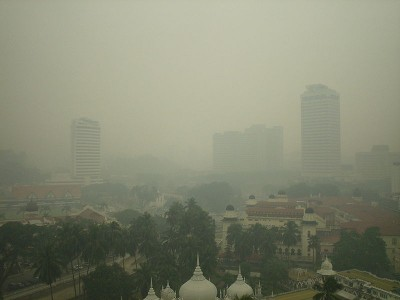
#> input picture testimg/Haze.jpg, 400 x 300 px, found by its file name
$ python HIP.py
#> lines starting #> are read from the running program, lines starting #| are printed output that depends on the picture
import cv2
import numpy as np
import matplotlib.pyplot as plt
from scipy.spatial import cKDTree
from sklearn.cluster import MiniBatchKMeans

def get_atmospheric_light(img, patch_size=15):
    """
    步骤 1：估算大气光 A 就是和暗通道先验一样计算也是取得前0.1%的像素
    """
    min_channel = np.min(img, axis=2)
    kernel = cv2.getStructuringElement(cv2.MORPH_RECT, (patch_size, patch_size))
    dark_channel = cv2.erode(min_channel, kernel)

    h, w = dark_channel.shape
    num_pixels = int(max(h * w * 0.001, 1))

    flat_dark = dark_channel.flatten()
    indices = np.argsort(flat_dark)[-num_pixels:]

    A = np.zeros(3)
    for idx in indices:
        r, c = divmod(idx, w)
        A = np.maximum(A, img[r, c, :])
    return A

def get_transmission_haze_line(img, A, num_clusters=500):
    """步骤 2 & 3：提取雾线并估算透射率"""
    h, w, c = img.shape
    # 1. 坐标系平移：将大气光 A 作为坐标系原点
    # 这样所有属于同一类物体的像素，在空间中就会形成一条从原点出发的射线
    I_A = img - A

    # 2.计算每个像素rgb的模长，r 代表像素受雾气影响的程度，r 越大说明颜色越纯，雾越少
    r = np.linalg.norm(I_A, axis=2)#线性代数工具箱的求模长
    r_flat = r.flatten() #做成一维数组

    # 防止除以零，设定一个极小的下限
    r_safe = np.maximum(r, 1e-6) #防止后续除以0

    # 计算方向向量 (剔除长度，只保留方向，即球面上的点)
    unit_vectors = I_A / r_safe[:, :, np.newaxis]
    unit_vectors_flat = unit_vectors.reshape(-1, 3)

    # 3. 寻找雾线：聚类 (K-Means)
    # 为了极速运算，我们只随机抽样 10000 个点来寻找这 500 根雾线 (聚类中心)
    sample_indices = np.random.choice(len(unit_vectors_flat), 10000, replace=False)#随机抽取
    samples = unit_vectors_flat[sample_indices]#抽取的1000个点的方向坐标拿到手

    # 使用 MiniBatchKMeans 进行高速聚类，使用机器学习算法快速聚类
    kmeans = MiniBatchKMeans(n_clusters=num_clusters, n_init=3, random_state=42)
    kmeans.fit(samples)
    line_centers = kmeans.cluster_centers_

    # 4. 把全图所有的像素分配到离它角度最近的那根雾线上
    # 使用 KDTree 进行三维空间极速最近邻搜索
    tree = cKDTree(line_centers)  #用的KD树
    _, line_labels = tree.query(unit_vectors_flat)#用KD数进行快速分拣，拿到每个像素属于那个雾线

    # 5. 估算透射率 t
    t_flat = np.zeros_like(r_flat)

    for k in range(num_clusters):
        # 找出属于第 k 根雾线的所有像素的索引
        idx = np.where(line_labels == k)[0] #拿到每条雾线的各个像素
        if len(idx) > 0:
            # 取出这些像素的半径 r
            r_k = r_flat[idx]

            # 找到这条线上离原点最远的点 (即不受雾影响的最清晰像素)
            # 使用 99% 分位数代替 np.max，能够有效防止噪点把最大半径带偏
            r_max = np.percentile(r_k, 99)

            # 透射率 t = 当前像素半径 / 最大半径
            t_k = r_k / np.maximum(r_max, 1e-6)
            t_flat[idx] = t_k

    # 将一维的透射率重新折叠回二维图像形状
    t_coarse = t_flat.reshape(h, w)

    # 透射率不能超过 1，也不能太小防止噪声放大
    return np.clip(t_coarse, 0.05, 1.0)

def guided_filter(I, p, r=41, eps=1e-4):
    """
    步骤 4：导向滤波 (平滑)
    """
    mean_I = cv2.boxFilter(I, -1, (r, r))
    mean_p = cv2.boxFilter(p, -1, (r, r))
    mean_Ip = cv2.boxFilter(I * p, -1, (r, r))
    mean_II = cv2.boxFilter(I * I, -1, (r, r))

    cov_Ip = mean_Ip - mean_I * mean_p
    var_I = mean_II - mean_I * mean_I

    a = cov_Ip / (var_I + eps)
    b = mean_p - a * mean_I

    mean_a = cv2.boxFilter(a, -1, (r, r))
    mean_b = cv2.boxFilter(b, -1, (r, r))

    q = mean_a * I + mean_b
    return q

def recover_image(img, A, t, t0=0.1):
    """
    步骤 5：利用物理公式恢复无雾图像
    """
    t_clamped = np.maximum(t, t0)
    recovered = np.zeros_like(img)

    for i in range(3):
        recovered[:, :, i] = (img[:, :, i] - A[i]) / t_clamped + A[i]

    return np.clip(recovered, 0, 1)

def dehaze_haze_line(img_path):
    """
    雾线先验 (Haze-line Prior) 去雾主流程管线
    """
    # 1. 图像读取与归一化
    img_bgr = cv2.imread(img_path)
#> img_bgr is the input picture: shape (300, 400, 3); mean B, G, R 114, 134.3, 131.2
    if img_bgr is None:
        raise FileNotFoundError("未找到图片，请检查路径是否正确！")

    img_rgb = cv2.cvtColor(img_bgr, cv2.COLOR_BGR2RGB) / 255.0
    img_gray = cv2.cvtColor(img_bgr, cv2.COLOR_BGR2GRAY) / 255.0

    # 2. 核心算法流程

    A = get_atmospheric_light(img_rgb)
#> in get_atmospheric_light, `dark_channel = cv2.erode(min_channel, kernel)`:
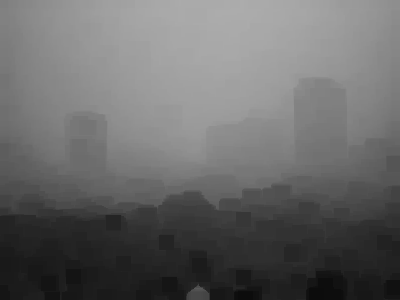
#> dark_channel: shape (300, 400) float64; min 0.0471, max 0.675, mean 0.408
#> in get_atmospheric_light, `indices = np.argsort(flat_dark)[-num_pixels:]`: indices = 120 values, max 6618 at index 61, min 640 at index 16, mean 4152.3
#> the loop in get_atmospheric_light, `for idx in indices:` made 120 passes
#> (idx, r, c, A) on passes 1 to 12: (3839, 9, 239, [0.757, 0.765, 0.682]), (4215, 10, 215, [0.757, 0.765, 0.682]), (4625, 11, 225, [0.757, 0.765, 0.682]), (4626, 11, 226, [0.757, 0.765, 0.682]), (4632, 11, 232, [0.757, 0.765, 0.682]), (3842, 9, 242, [0.757, 0.765, 0.682]), (3843, 9, 243, [0.757, 0.765, 0.682]), (5426, 13, 226, [0.757, 0.765, 0.682]), (5427, 13, 227, [0.757, 0.765, 0.682]), (3840, 9, 240, [0.757, 0.765, 0.682]), (5823, 14, 223, [0.757, 0.765, 0.686]), (5822, 14, 222, [0.757, 0.765, 0.686])
#> A = [0.761, 0.769, 0.69]


    # num_clusters=500 代表假设这幅画面由 500 种基础色彩的物体组成
    trans_coarse = get_transmission_haze_line(img_rgb, A, num_clusters=500)
#> in get_transmission_haze_line, `unit_vectors = I_A / r_safe[:, :, np.newaxis]`:
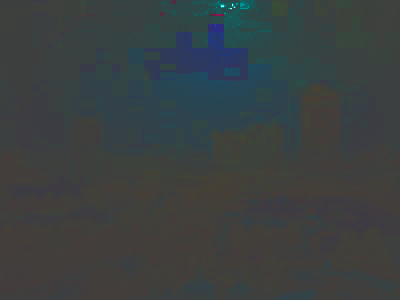
#> unit_vectors: shape (300, 400, 3) float64; mean B, G, R -0.557, -0.563, -0.604; drawn with min black and max white
#> in get_transmission_haze_line, `sample_indices = np.random.choice(len(unit_vectors_flat), 10000, repla..`: sample_indices = 10000 values, max 119998 at index 3754, min 14 at index 7614, mean 60224.4
#> the loop in get_transmission_haze_line, `for k in range(num_clusters):` made 500 passes
#> (idx, r_k, r_max, t_k) on pass 48: ([87109, 87509, 114209, 114641], [0.473, 0.487, 0.371, 0.421], 0.486, [0.973, 1, 0.763, 0.865])
#> (r_k, r_max, t_k) on pass 75: ([0.248, 0.248, 0.248, 0.255, 0.255, 0.255, 0.255, 0.255], 0.255, [0.973, 0.973, 0.973, 1, 1, 1, 1, 1])


    # 聚类产生的透射率图通常比较粗糙，导向滤波在这里必不可少
    trans_refined = guided_filter(img_gray, trans_coarse, r=41, eps=1e-4)
#> in guided_filter, `b = mean_p - a * mean_I`:
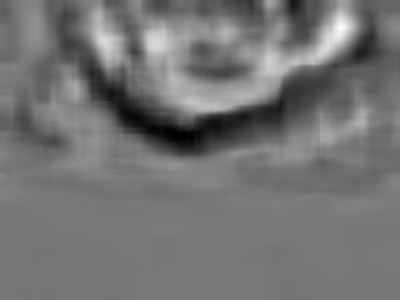
#> b: shape (300, 400) float64; min -5.33, max 8.46, mean 0.936; drawn with min black and max white
#> in guided_filter, `mean_a = cv2.boxFilter(a, -1, (r, r))`:
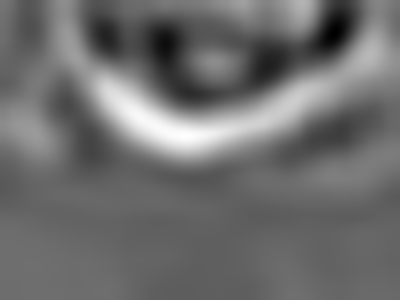
#> mean_a: shape (300, 400) float64; min -5.2, max 5.62, mean -0.528; drawn with min black and max white
#> in guided_filter, `mean_b = cv2.boxFilter(b, -1, (r, r))`:
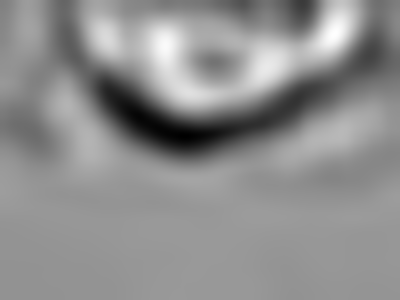
#> mean_b: shape (300, 400) float64; min -3.04, max 4.07, mean 0.936; drawn with min black and max white
#> in guided_filter, `q = mean_a * I + mean_b`:
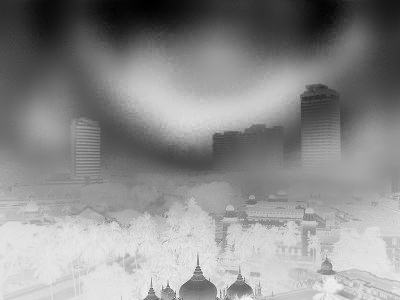
#> q: shape (300, 400) float64; min 0.26, max 1.07, mean 0.707; drawn with min black and max white


    result = recover_image(img_rgb, A, trans_refined, t0=0.1)
#> after the loop in recover_image, `for i in range(3):`:
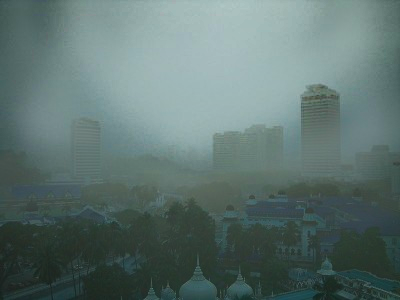
#> recovered: shape (300, 400, 3) float64; mean B, G, R 0.442, 0.455, 0.372

    # 3. 可视化展示
    plt.figure(figsize=(18, 5))

    plt.subplot(1, 4, 1)
    plt.imshow(img_rgb)
    plt.title("1. Original Image")
    plt.axis('off')

    plt.subplot(1, 4, 2)
    plt.imshow(trans_coarse, cmap='gray')
    plt.title("2. Haze-Line Transmission")
    plt.axis('off')

    plt.subplot(1, 4, 3)
    plt.imshow(trans_refined, cmap='gray')
    plt.title("3. Refined Transmission")
    plt.axis('off')

    plt.subplot(1, 4, 4)
    plt.imshow(result)
    plt.title("4. Dehazed Result")
    plt.axis('off')

    plt.tight_layout()
    plt.show()
#> figure, not shown here; B, G, R data is drawn as R, G, B

if __name__ == '__main__':

    dehaze_haze_line(r'D:\PythonProject1\projects\Image-Dehazing\testimg\Haze.jpg')

$ run again, with testimg/foggyHouse.jpg copied over testimg/Haze.jpg
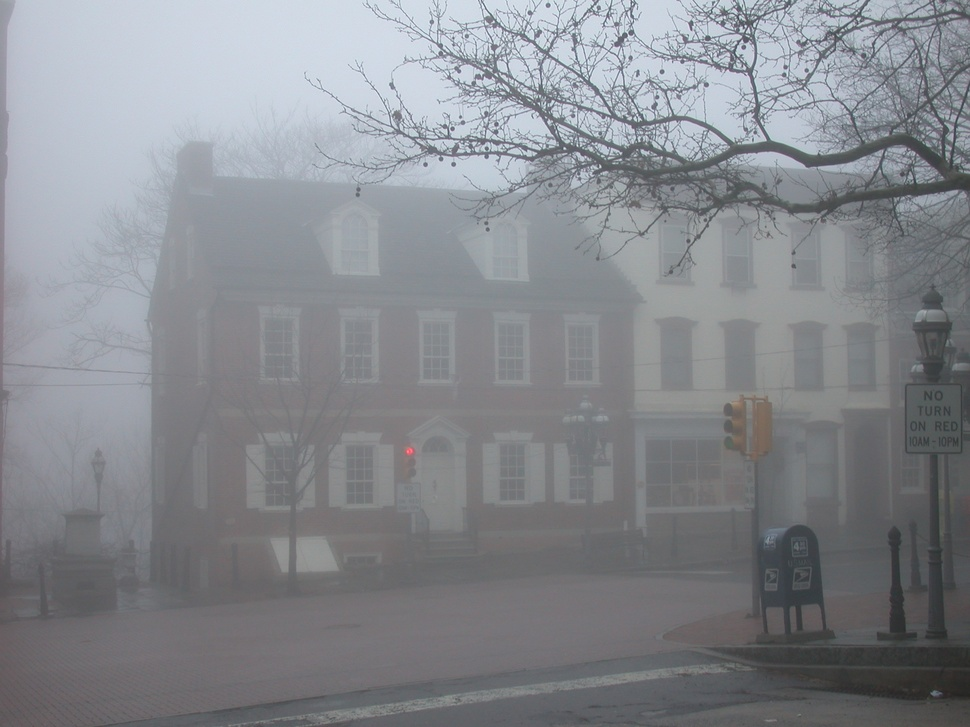
#> input picture testimg/foggyHouse.jpg, 970 x 727 px, shrunk from 2048 x 1536 before the run, found by its file name
#> in dehaze_haze_line, img_bgr is the input picture: shape (727, 970, 3); mean B, G, R 142, 136.8, 134
#> indices = 705 values, max 51798 at index 317, min 339 at index 488, mean 29497.3
#> the loop in get_atmospheric_light, `for idx in indices:` made 705 passes
#> (idx, r, c, A) on passes 1 to 3: (26548, 27, 358, [0.82, 0.851, 0.894]), (26545, 27, 355, [0.82, 0.851, 0.894]), (32391, 33, 381, [0.824, 0.855, 0.898])
#> after the loop in get_atmospheric_light, `for idx in indices:`: A = [0.831, 0.867, 0.914]
#> in get_transmission_haze_line, `unit_vectors = I_A / r_safe[:, :, np.newaxis]`:
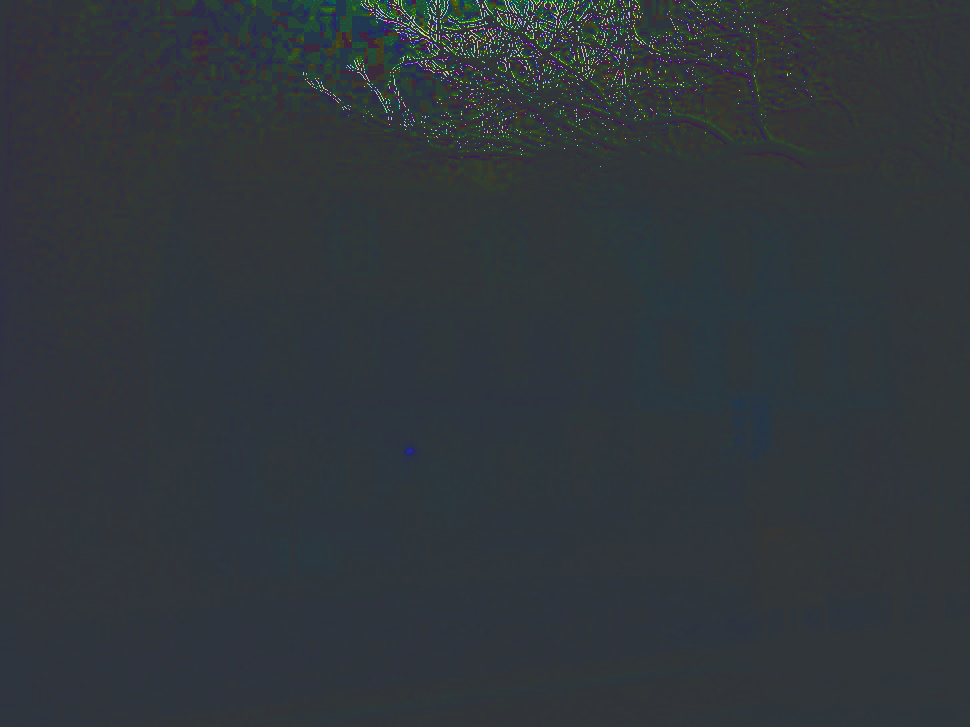
#> unit_vectors: shape (727, 970, 3) float64; mean B, G, R -0.528, -0.566, -0.616; drawn with min black and max white
#> sample_indices = 10000 values, max 704974 at index 8305, min 90 at index 3546, mean 353084.1
#> the loop in get_transmission_haze_line, `for k in range(num_clusters):` made 500 passes
#> r_max on passes 1 to 8: 1.2, 1.14, 0.0443, 0.729, 1.18, 1.25, 0.871, 1.18
#> in recover_image, `return np.clip(recovered, 0, 1)`:
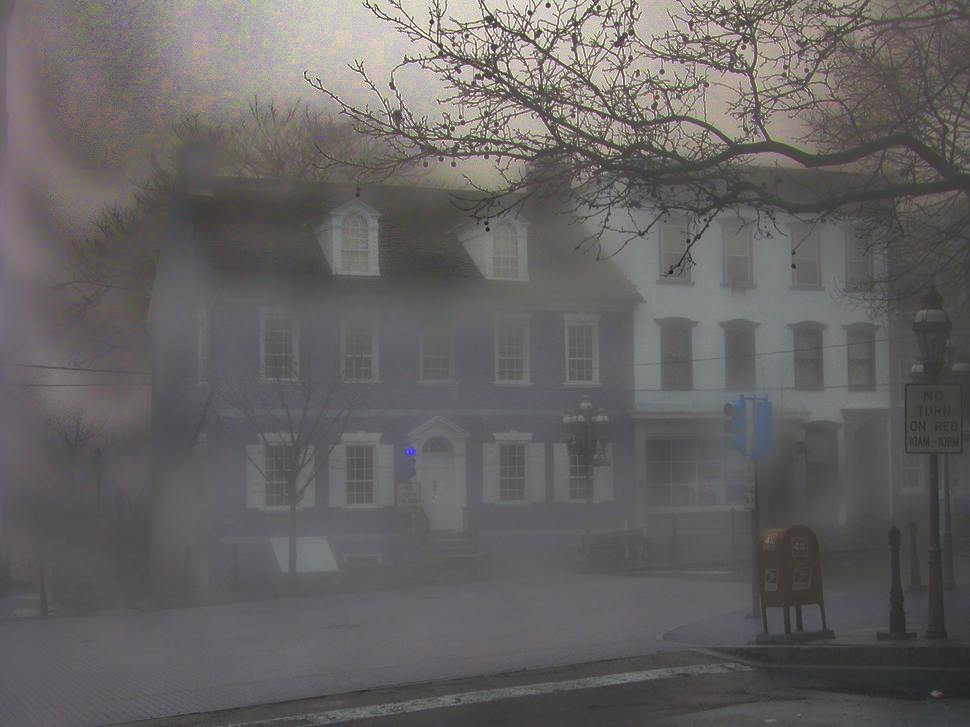
#> returned value: shape (727, 970, 3) float64; mean of channels 0, 1, 2 0.388, 0.39, 0.399; drawn as B, G, R

$ run again, with testimg/foggy_bench.jpg copied over testimg/Haze.jpg
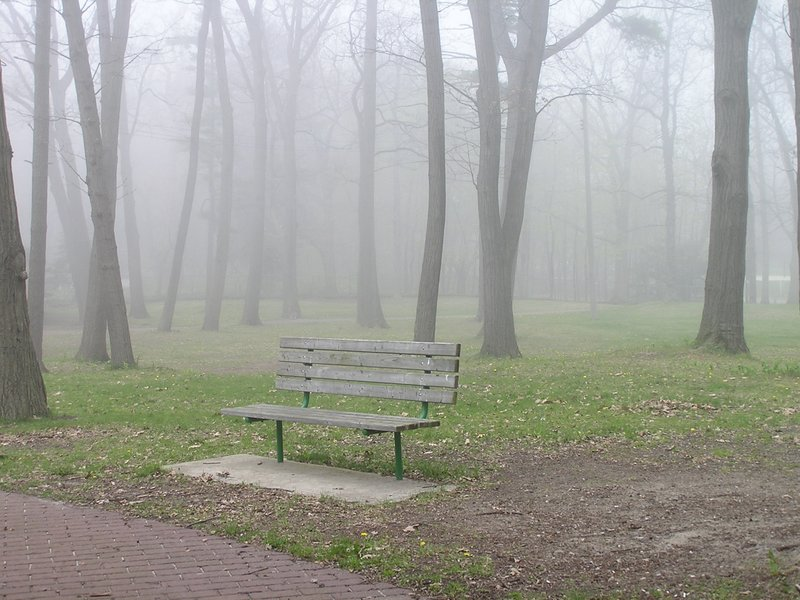
#> input picture testimg/foggy_bench.jpg, 800 x 600 px, found by its file name
#> in dehaze_haze_line, img_bgr is the input picture: shape (600, 800, 3); mean B, G, R 153, 160.2, 159.8
#> indices = 480 values, max 36466 at index 142, min 143 at index 286, mean 12706.8
#> the loop in get_atmospheric_light, `for idx in indices:` made 480 passes
#> (idx, r, c, A) on passes 1 to 3: (34058, 42, 458, [0.953, 0.965, 0.984]), (34057, 42, 457, [0.953, 0.965, 0.984]), (7769, 9, 569, [0.953, 0.965, 0.984])
#> in dehaze_haze_line, `A = get_atmospheric_light(img_rgb)`: A = [0.976, 0.988, 1]
#> in get_transmission_haze_line, `unit_vectors = I_A / r_safe[:, :, np.newaxis]`:
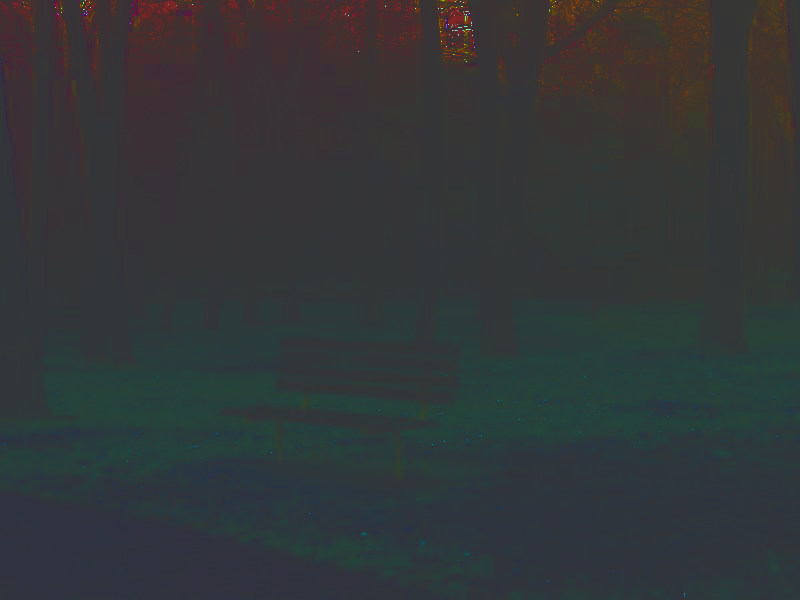
#> unit_vectors: shape (600, 800, 3) float64; mean B, G, R -0.557, -0.568, -0.598; drawn with min black and max white
#> sample_indices = 10000 values, max 479993 at index 5974, min 61 at index 6015, mean 239842.9
#> the loop in get_transmission_haze_line, `for k in range(num_clusters):` made 500 passes
#> r_max on passes 1 to 8: 0.409, 1.16, 1.06, 0.668, 0.813, 0.369, 0.523, 1.21
#> after the loop in recover_image, `for i in range(3):`:
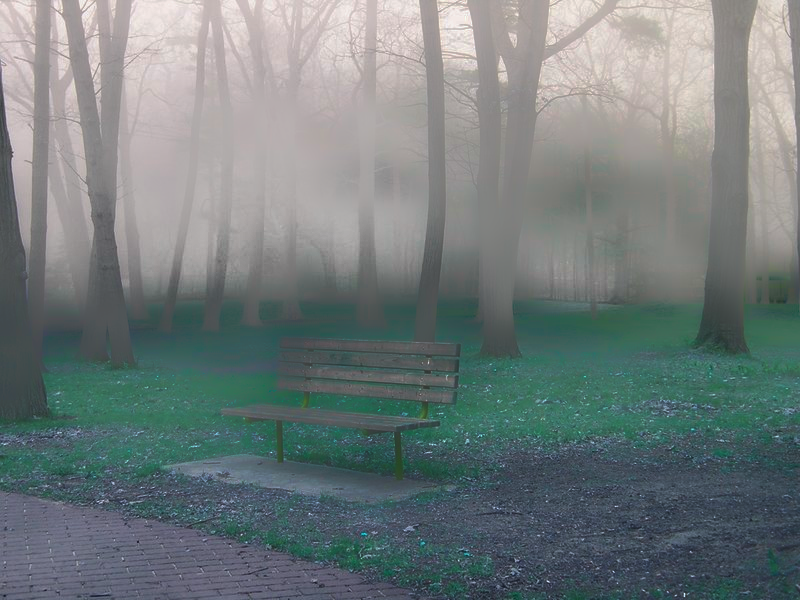
#> recovered: shape (600, 800, 3) float64; mean B, G, R 0.503, 0.503, 0.46; drawn with min black and max white
